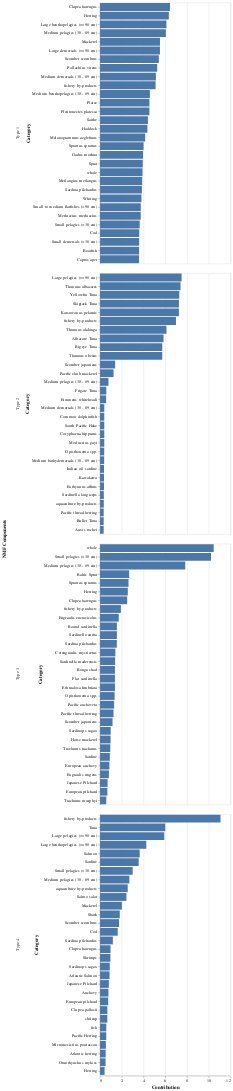

This figure's notebook cell:
### Code cell
from sklearn.decomposition import NMF
import altair as alt

k = 4

nmf = NMF(n_components=k, init="nndsvd", random_state=0)
W = nmf.fit_transform(X)   # countries × components
H = nmf.components_       # components × categories

countries = final_percent["country"]
categories = X.columns

# W (country mixtures)
W_df = pd.DataFrame(W,
                    index=countries,
                    columns=[f"Type {i+1}" for i in range(k)])

# Normalize W to percentages
W_df = W_df.div(W_df.sum(axis=1), axis=0)

# H (component definitions)
H_df = pd.DataFrame(H,
                    columns=categories,
                    index=[f"Type {i+1}" for i in range(k)])


H_long = H_df.reset_index().melt(
    id_vars="index",
    var_name="Category",
    value_name="Weight"
)

H_long = H_long.rename(columns={"index": "Component"})

# Identify top 30 categories contributing to each component
top_categories = (H_long
                  .groupby(['Component'])
                  .apply(lambda x: x.nlargest(30, 'Weight'))
                  .reset_index()
                  .drop(columns=['level_1']))

bars1 = alt.Chart(top_categories).mark_bar().encode(
    x=alt.X("Weight:Q", title="Contribution"),
    y=alt.Y("Category:N", sort='-x'),
    tooltip=["Component", "Category", "Weight"]
).facet(
    row=alt.Row("Component:N", title="NMF Components")
).resolve_scale(
    y="independent"
)

bars1

### Figure 1 — Vega-Lite specification as saved in the notebook (floating-point values rounded to 4 significant figures)
{"config": {"view": {"continuousWidth": 300, "continuousHeight": 300}}, "data": {"name": "data-bf0ea614b8ff91f55545882734df25f0"}, "facet": {"row": {"field": "Component", "title": "NMF Components", "type": "nominal"}}, "spec": {"mark": {"type": "bar"}, "encoding": {"tooltip": [{"field": "Component", "type": "nominal"}, {"field": "Category", "type": "nominal"}, {"field": "Weight", "type": "quantitative"}], "x": {"field": "Weight", "title": "Contribution", "type": "quantitative"}, "y": {"field": "Category", "sort": "-x", "type": "nominal"}}}, "resolve": {"scale": {"y": "independent"}}, "$schema": "https://vega.github.io/schema/vega-lite/v6.1.0.json", "datasets": {"data-bf0ea614b8ff91f55545882734df25f0": [{"Component": "Type 1", "Category": "Clupea harengus", "Weight": 6.431}, {"Component": "Type 1", "Category": "Herring", "Weight": 6.325}, {"Component": "Type 1", "Category": "Large benthopelagics (>=90 cm)", "Weight": 6.105}, {"Component": "Type 1", "Category": "Medium pelagics (30 - 89 cm)", "Weight": 6.051}, {"Component": "Type 1", "Category": "Mackerel", "Weight": 5.51}, {"Component": "Type 1", "Category": "Large demersals (>=90 cm)", "Weight": 5.507}, {"Component": "Type 1", "Category": "Scomber scombrus", "Weight": 5.404}, {"Component": "Type 1", "Category": "Pollachius virens", "Weight": 5.256}, {"Component": "Type 1", "Category": "Medium demersals (30 - 89 cm)", "Weight": 5.135}, {"Component": "Type 1", "Category": "fishery by-products", "Weight": 5.105}, {"Component": "Type 1", "Category": "Medium benthopelagics (30 - 89 cm)", "Weight": 4.583}, {"Component": "Type 1", "Category": "Plaice", "Weight": 4.541}, {"Component": "Type 1", "Category": "Pleuronectes platessa", "Weight": 4.541}, {"Component": "Type 1", "Category": "Saithe", "Weight": 4.403}, {"Component": "Type 1", "Category": "Haddock", "Weight": 4.355}, {"Component": "Type 1", "Category": "Melanogrammus aeglefinus", "Weight": 4.154}, {"Component": "Type 1", "Category": "Sprattus sprattus", "Weight": 4.002}, {"Component": "Type 1", "Category": "Gadus morhua", "Weight": 3.953}, {"Component": "Type 1", "Category": "Sprat", "Weight": 3.929}, {"Component": "Type 1", "Category": "whole", "Weight": 3.906}, {"Component": "Type 1", "Category": "Merlangius merlangus", "Weight": 3.876}, {"Component": "Type 1", "Category": "Sardina pilchardus", "Weight": 3.849}, {"Component": "Type 1", "Category": "Whiting", "Weight": 3.807}, {"Component": "Type 1", "Category": "Small to medium flatfishes (<90 cm)", "Weight": 3.745}, {"Component": "Type 1", "Category": "Merluccius merluccius", "Weight": 3.739}, {"Component": "Type 1", "Category": "Small pelagics (<30 cm)", "Weight": 3.646}, {"Component": "Type 1", "Category": "Cod", "Weight": 3.603}, {"Component": "Type 1", "Category": "Small demersals (<30 cm)", "Weight": 3.598}, {"Component": "Type 1", "Category": "Boarfish", "Weight": 3.588}, {"Component": "Type 1", "Category": "Capros aper", "Weight": 3.588}, {"Component": "Type 2", "Category": "Large pelagics (>=90 cm)", "Weight": 7.498}, {"Component": "Type 2", "Category": "Thunnus albacares", "Weight": 7.4}, {"Component": "Type 2", "Category": "Yellowfin Tuna", "Weight": 7.285}, {"Component": "Type 2", "Category": "Skipjack Tuna", "Weight": 7.254}, {"Component": "Type 2", "Category": "Katsuwonus pelamis", "Weight": 7.254}, {"Component": "Type 2", "Category": "fishery by-products", "Weight": 6.981}, {"Component": "Type 2", "Category": "Thunnus alalunga", "Weight": 6.107}, {"Component": "Type 2", "Category": "Albacore Tuna", "Weight": 5.84}, {"Component": "Type 2", "Category": "Bigeye Tuna", "Weight": 5.72}, {"Component": "Type 2", "Category": "Thunnus obesus", "Weight": 5.72}, {"Component": "Type 2", "Category": "Scomber japonicus", "Weight": 1.39}, {"Component": "Type 2", "Category": "Pacific chub mackerel", "Weight": 1.243}, {"Component": "Type 2", "Category": "Medium pelagics (30 - 89 cm)", "Weight": 0.7736}, {"Component": "Type 2", "Category": "Frigate Tuna", "Weight": 0.5774}, {"Component": "Type 2", "Category": "Etrumeus whiteheadi", "Weight": 0.5597}, {"Component": "Type 2", "Category": "Medium demersals (30 - 89 cm)", "Weight": 0.3916}, {"Component": "Type 2", "Category": "Common dolphinfish", "Weight": 0.3887}, {"Component": "Type 2", "Category": "South Pacific Hake", "Weight": 0.3887}, {"Component": "Type 2", "Category": "Coryphaena hippurus", "Weight": 0.3887}, {"Component": "Type 2", "Category": "Merluccius gayi", "Weight": 0.3887}, {"Component": "Type 2", "Category": "Opisthonema spp.", "Weight": 0.3832}, {"Component": "Type 2", "Category": "Medium bathydemersals (30 - 89 cm)", "Weight": 0.3787}, {"Component": "Type 2", "Category": "Indian oil sardine", "Weight": 0.3636}, {"Component": "Type 2", "Category": "Kawakawa", "Weight": 0.3636}, {"Component": "Type 2", "Category": "Euthynnus affinis", "Weight": 0.3636}, {"Component": "Type 2", "Category": "Sardinella longiceps", "Weight": 0.3486}, {"Component": "Type 2", "Category": "aquaculture by-products", "Weight": 0.344}, {"Component": "Type 2", "Category": "Pacific thread herring", "Weight": 0.3357}, {"Component": "Type 2", "Category": "Bullet Tuna", "Weight": 0.3332}, {"Component": "Type 2", "Category": "Auxis rochei", "Weight": 0.3332}, {"Component": "Type 3", "Category": "whole", "Weight": 10.45}, {"Component": "Type 3", "Category": "Small pelagics (<30 cm)", "Weight": 10.2}, {"Component": "Type 3", "Category": "Medium pelagics (30 - 89 cm)", "Weight": 7.835}, {"Component": "Type 3", "Category": "Baltic Sprat", "Weight": 2.677}, {"Component": "Type 3", "Category": "Sprattus sprattus", "Weight": 2.619}, {"Component": "Type 3", "Category": "Herring", "Weight": 2.552}, {"Component": "Type 3", "Category": "Clupea harengus", "Weight": 2.496}, {"Component": "Type 3", "Category": "fishery by-products", "Weight": 1.916}, {"Component": "Type 3", "Category": "Engraulis encrasicolus", "Weight": 1.718}, {"Component": "Type 3", "Category": "Round sardinella", "Weight": 1.549}, {"Component": "Type 3", "Category": "Sardinella aurita", "Weight": 1.549}, {"Component": "Type 3", "Category": "Sardina pilchardus", "Weight": 1.542}, {"Component": "Type 3", "Category": "Cetengraulis mysticetus", "Weight": 1.408}, {"Component": "Type 3", "Category": "Sardinella maderensis", "Weight": 1.384}, {"Component": "Type 3", "Category": "Bonga shad", "Weight": 1.37}, {"Component": "Type 3", "Category": "Flat sardinella", "Weight": 1.37}, {"Component": "Type 3", "Category": "Ethmalosa fimbriata", "Weight": 1.37}, {"Component": "Type 3", "Category": "Opisthonema spp.", "Weight": 1.34}, {"Component": "Type 3", "Category": "Pacific anchoveta", "Weight": 1.295}, {"Component": "Type 3", "Category": "Pacific thread herring", "Weight": 1.238}, {"Component": "Type 3", "Category": "Scomber japonicus", "Weight": 1.147}, {"Component": "Type 3", "Category": "Sardinops sagax", "Weight": 0.9819}, {"Component": "Type 3", "Category": "Horse mackerel", "Weight": 0.9708}, {"Component": "Type 3", "Category": "Trachurus trachurus", "Weight": 0.943}, {"Component": "Type 3", "Category": "Sardine", "Weight": 0.8984}, {"Component": "Type 3", "Category": "European anchovy", "Weight": 0.8584}, {"Component": "Type 3", "Category": "Engraulis ringens", "Weight": 0.8127}, {"Component": "Type 3", "Category": "Japanese Pilchard", "Weight": 0.6934}, {"Component": "Type 3", "Category": "European pilchard", "Weight": 0.6769}, {"Component": "Type 3", "Category": "Trachurus murphyi", "Weight": 0.5745}, {"Component": "Type 4", "Category": "fishery by-products", "Weight": 11.08}, {"Component": "Type 4", "Category": "Tuna", "Weight": 5.996}, {"Component": "Type 4", "Category": "Large pelagics (>=90 cm)", "Weight": 5.907}, {"Component": "Type 4", "Category": "Large benthopelagics (>=90 cm)", "Weight": 4.253}, {"Component": "Type 4", "Category": "Salmon", "Weight": 3.644}, {"Component": "Type 4", "Category": "Sardine", "Weight": 3.552}, {"Component": "Type 4", "Category": "Small pelagics (<30 cm)", "Weight": 3.0}, {"Component": "Type 4", "Category": "Medium pelagics (30 - 89 cm)", "Weight": 2.696}, {"Component": "Type 4", "Category": "aquaculture by-products", "Weight": 2.544}, {"Component": "Type 4", "Category": "Salmo salar", "Weight": 2.426}, {"Component": "Type 4", "Category": "Mackerel", "Weight": 2.01}, {"Component": "Type 4", "Category": "Shark", "Weight": 1.813}, {"Component": "Type 4", "Category": "Scomber scombrus", "Weight": 1.749}, {"Component": "Type 4", "Category": "Cod", "Weight": 1.624}, {"Component": "Type 4", "Category": "Sardina pilchardus", "Weight": 1.177}, {"Component": "Type 4", "Category": "Clupea harengus", "Weight": 0.9666}, {"Component": "Type 4", "Category": "Shrimps", "Weight": 0.9514}, {"Component": "Type 4", "Category": "Sardinops sagax", "Weight": 0.896}, {"Component": "Type 4", "Category": "Atlantic Salmon", "Weight": 0.874}, {"Component": "Type 4", "Category": "Japanese Pilchard", "Weight": 0.8103}, {"Component": "Type 4", "Category": "Anchovy", "Weight": 0.7725}, {"Component": "Type 4", "Category": "European pilchard", "Weight": 0.7507}, {"Component": "Type 4", "Category": "Clupea pallasii", "Weight": 0.672}, {"Component": "Type 4", "Category": "shrimp", "Weight": 0.6683}, {"Component": "Type 4", "Category": "fish", "Weight": 0.5759}, {"Component": "Type 4", "Category": "Pacific Herring", "Weight": 0.5715}, {"Component": "Type 4", "Category": "Micromesistius poutassou", "Weight": 0.5355}, {"Component": "Type 4", "Category": "Atlantic herring", "Weight": 0.5191}, {"Component": "Type 4", "Category": "Oncorhynchus mykiss", "Weight": 0.5066}, {"Component": "Type 4", "Category": "Herring", "Weight": 0.4157}]}}
